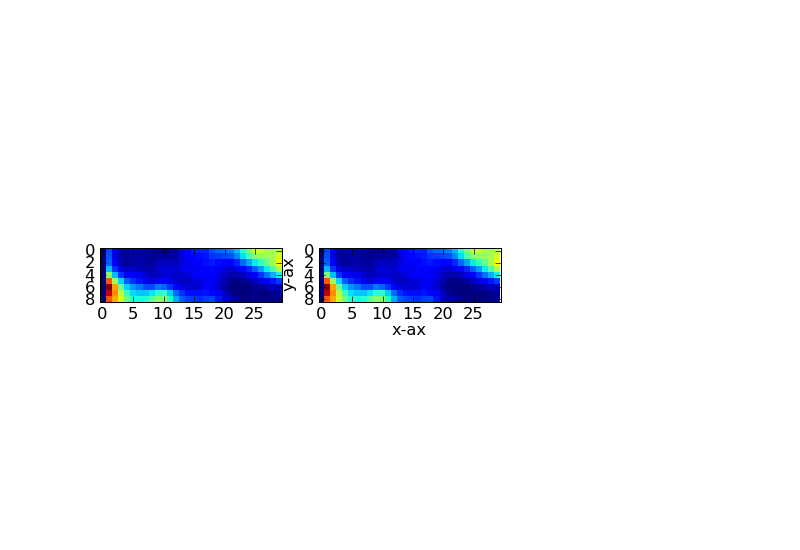

Reproduce this figure in Python.
import pylab
import numpy
import pyfits
import scipy.ndimage as ndimage

img = "main_pah_feature_6_2_strength.fits"
image = pyfits.getdata(img, 0)[:,42:72]
header = pyfits.getheader(img, 0)
#pa = header['PA_RQST']
#image = ndimage.rotate(image, pa)
fig = pylab.figure()


ax = pylab.subplot(1,2,1)
im = pylab.imshow(image,vmin=10.**(-7.),interpolation="nearest")
ax2 = pylab.subplot(1,2,2)
header = pyfits.getheader(img, 0)
#pa = header['PA_RQST']
img2 = "main_pah_feature_7_7_strength.fits"
image2 = pyfits.getdata(img2, 0)[:,42:72]


#image2 = ndimage.rotate(image, pa)
im2 = pylab.imshow(image2,vmin=10.**(-7.),interpolation="nearest")

ax = pylab.subplot(1,3,1)
im = pylab.imshow(image,vmin=10.**(-7.),interpolation="nearest")
ax2 = pylab.subplot(1,3,2)
im3 = "main_pah_feature_11_3_strength.fits"
image3 = pyfits.getdata(img, 0)[:,42:72]
header = pyfits.getheader(img, 0)
#pa = header['PA_RQST']
#image = ndimage.rotate(image3, pa)
im3 = pylab.imshow(image3,vmin=10.**(-7.),interpolation="nearest")

#pylab.colorbar(im2,ax=ax2)
pylab.xlabel("x-ax")
pylab.ylabel("y-ax")

pylab.savefig("test.png")
